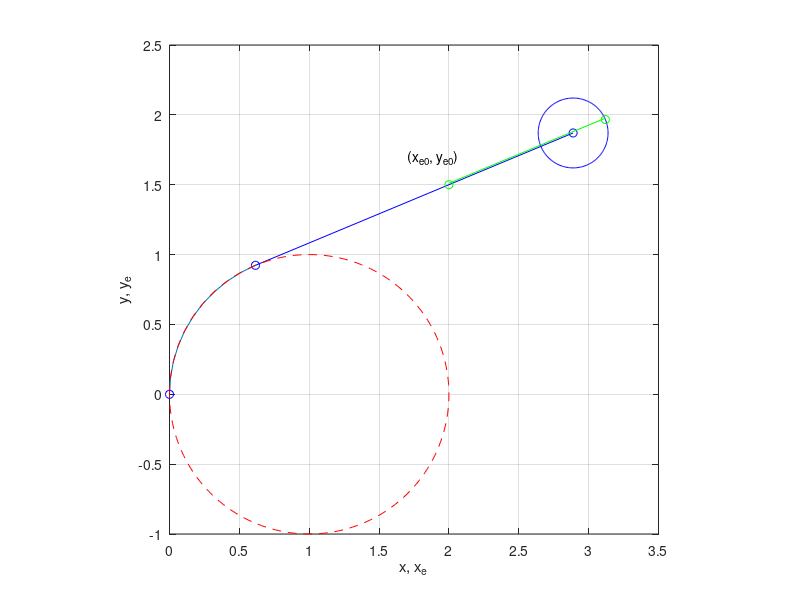

The MATLAB script that drew this image:
% Script hochs.m; finds (ts,tf) for bang-singular path
% given (xe0,ye0;w,el);                           3/2/02
%
clear; tic; w=1/3; el=1/4; xe0=2; ye0=1.5;
z=roots([(xe0-1)^2+ye0^2 2*(xe0-1) 1-ye0^2]);
if abs(z(1))<1, cs=z(1); else cs=z(2); end; ts=acos(cs);
ss=sin(ts); tf=(el*cs-ye0+ss-ts*cs)/(w*cs-cs);
xf=1-cs+(tf-ts)*ss; yf=ss+(tf-ts)*cs;
xef=xf+el*ss; yef=yf+el*cs;
th=[0:ts/10:ts]; for i=1:11, x(i)=1-cos(th(i));
  y(i)=sin(th(i)); end
z=0:pi/90:2*pi; for i=1:181, cz=cos(z(i)); sz=sin(z(i));
  xc(i)=1-cz; yc(i)=sz; xa(i)=xf+el*cz; ya(i)=yf+el*sz; 
end
%
figure(1); clf; plot(x,y,[1-cs xf],[ss yf],'b',...
    xe0,ye0,'go',xf,yf,'bo',1-cs,ss,'bo',xc,yc,...
    'r--',xa,ya,'b',xef,yef,'go',[xe0 xef],...
    [ye0+.01 yef+.01],'g',0,0,'bo'); grid
axis([0 3.5 -1 2.5]); axis('square'); 
xlabel('x, x_e'); ylabel('y, y_e');
text(xe0-.3,ye0+.2,'(x_{e0}, y_{e0})')
toc
